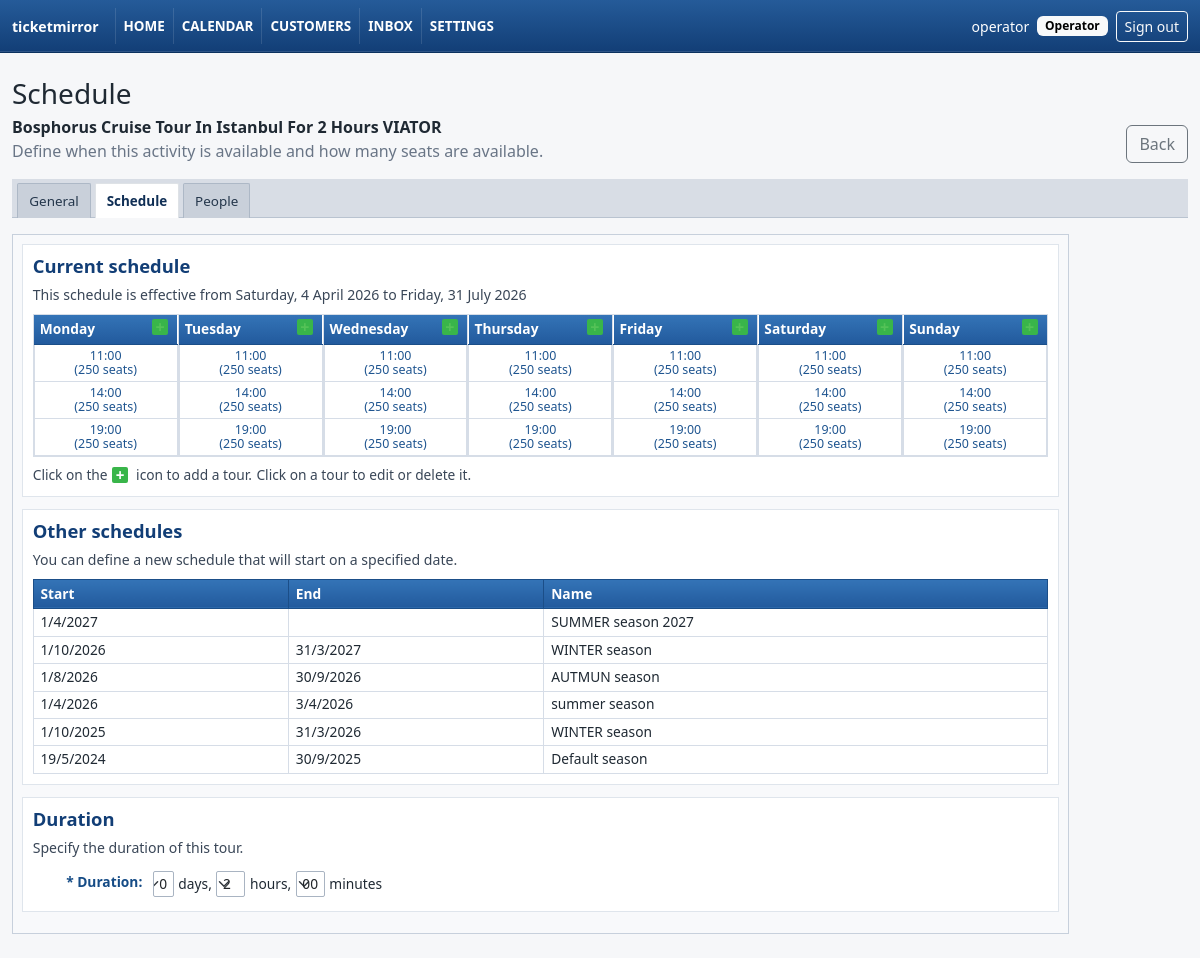
Screenshot of /settings/tours/1/?tab=scheduling (signed in) with the database file from the repository.
### apps/accounts/models.py (models this page shows, shortened)
class UserProfile(models.Model):
    class Role(models.TextChoices):
        ADMIN = "admin", "Admin"
        OPERATOR = "operator", "Operator"
        VIEWER = "viewer", "Viewer"
    user = models.OneToOneField(
        settings.AUTH_USER_MODEL,
        on_delete=models.CASCADE,
        related_name="profile",
    )
    role = models.CharField(max_length=20, choices=Role.choices, default=Role.VIEWER)
    created_at = models.DateTimeField(auto_now_add=True)
    updated_at = models.DateTimeField(auto_now=True)
    class Meta:
        ordering = ["user__username"]

### apps/bookings/models.py (models this page shows, shortened)
class TimeStampedModel(models.Model):
    created_at = models.DateTimeField(auto_now_add=True)
    updated_at = models.DateTimeField(auto_now=True)
    class Meta:
        abstract = True

class TourActivity(TimeStampedModel):
    class Category(models.TextChoices):
        CRUISE = "cruise", "Cruise"
        LAND_AND_CRUISE = "land_and_cruise", "Land and cruise"
        YACHT = "yacht", "Yacht"
        OTHER = "other", "Other"
    name = models.CharField(max_length=180, unique=True)
    internal_display_name = models.CharField(max_length=180, blank=True)
    active = models.BooleanField(default=True)
    category = models.CharField(
        max_length=40,
        choices=Category.choices,
        blank=True,
    )
    display_settings = models.JSONField(default=dict, blank=True)
    notes = models.TextField(blank=True)
    class Meta:
        ordering = ["name"]
        indexes = [
            models.Index(fields=["active"], name="activity_active_idx"),
            models.Index(
                fields=["category", "active"],
                name="activity_cat_active_idx",
            ),
        ]

class ActivityScheduleSlot(TimeStampedModel):
    class SlotType(models.TextChoices):
        FIXED_TIME = "fixed_time", "Fixed time"
        HALF_DAY = "half_day", "Half day"
        FULL_DAY = "full_day", "Full day"
        OPEN_TIME = "open_time", "Open time"
        PRIVATE_GROUP = "private_group", "Private group"
    schedule = models.ForeignKey(
        ActivitySchedule,
        on_delete=models.CASCADE,
        related_name="slots",
    )
    start_time = models.TimeField()
    end_time = models.TimeField(null=True, blank=True)
    duration_minutes = models.PositiveIntegerField()
    slot_type = models.CharField(max_length=30, choices=SlotType.choices)
    capacity = models.PositiveIntegerField()
    days_of_week = models.JSONField(default=list, blank=True)
    active = models.BooleanField(default=True)
    class Meta:
        ordering = ["schedule__activity__name", "schedule__schedule_kind", "start_time"]
        indexes = [
            models.Index(
                fields=["schedule", "active"],
                name="act_slot_sched_active_idx",
            ),
            models.Index(fields=["start_time"], name="activity_slot_start_idx"),
            models.Index(fields=["slot_type"], name="activity_slot_type_idx"),
        ]

class ActivitySchedule(TimeStampedModel):
    class ScheduleKind(models.TextChoices):
        CURRENT = "current", "Current"
        OTHER = "other", "Other"
    class RecurrenceMode(models.TextChoices):
        WEEKLY = "weekly", "Weekly"
        DATE_SPECIFIC = "date_specific", "Date specific"
        MANUAL = "manual", "Manual"
    activity = models.ForeignKey(
        TourActivity,
        on_delete=models.CASCADE,
        related_name="schedules",
    )
    schedule_kind = models.CharField(
        max_length=20,
        choices=ScheduleKind.choices,
        default=ScheduleKind.CURRENT,
    )
    name = models.CharField(max_length=120, blank=True)
    active = models.BooleanField(default=True)
    date_from = models.DateField(null=True, blank=True)
    date_to = models.DateField(null=True, blank=True)
    days_of_week = models.JSONField(default=list, blank=True)
    timezone = models.CharField(max_length=80, default=settings.TIME_ZONE)
    priority = models.PositiveIntegerField(default=100)
    recurrence_mode = models.CharField(
        max_length=30,
        choices=RecurrenceMode.choices,
        default=RecurrenceMode.WEEKLY,
    )
    notes = models.TextField(blank=True)
    class Meta:
        ordering = ["activity__name", "schedule_kind", "priority", "date_from"]
        indexes = [
            models.Index(
                fields=["activity", "schedule_kind"],
                name="activity_schedule_kind_idx",
            ),
            models.Index(
                fields=["date_from", "date_to"],
                name="activity_schedule_dates_idx",
            ),
            models.Index(fields=["active"], name="activity_schedule_active_idx"),
        ]

### apps/bookings/views.py (the view, shortened to what this page needs)
@viewer_required
def tour_activity_detail(request, activity_id):
    activity = get_object_or_404(TourActivity, id=activity_id)
    active_tab = request.GET.get("tab", "general")
    people_rule, _created = ActivityPeopleRule.objects.get_or_create(activity=activity)
    return render(
        request,
        "bookings/tour_activity_detail.html",
        _activity_context(request, activity=activity, active_tab=active_tab),
    )

### apps/bookings/forms.py (shortened to what this page needs)
class TourActivityForm(forms.ModelForm):
    visible_internally = forms.BooleanField(required=False, initial=True)
    show_in_calendar = forms.BooleanField(required=False, initial=True)
    show_in_reports = forms.BooleanField(required=False, initial=True)
    class Meta:
        model = TourActivity
        fields = [
            "name",
            "internal_display_name",
            "active",
            "category",
            "notes",
        ]
        widgets = {
            "notes": forms.Textarea(attrs={"rows": 4}),
        }
    def __init__(self, *args, **kwargs):
        super().__init__(*args, **kwargs)
        settings = self.instance.display_settings if self.instance.pk else {}
        for key, _label in DISPLAY_SETTING_FIELDS:
            self.fields[key].initial = settings.get(key, True)
            self.fields[key].widget.attrs["class"] = "form-check-input"
        for name, field in self.fields.items():
            if name not in {key for key, _label in DISPLAY_SETTING_FIELDS}:
                field.widget.attrs.setdefault("class", "form-control")
        self.fields["active"].widget.attrs["class"] = "form-check-input"

### apps/accounts/permissions.py (called while the page is built)
def is_admin(user) -> bool:
    if not user.is_authenticated:
        return False
    if user.is_superuser:
        return True
    profile = getattr(user, "profile", None)
    return bool(profile and profile.role == UserProfile.Role.ADMIN)

### apps/bookings/views.py (called while the page is built, shortened)
def _schedule_for_kind(activity, schedule_kind):
    if not activity:
        return None
    return (
        activity.schedules.filter(schedule_kind=schedule_kind)
        .order_by("priority", "id")
        .first()
    )

def _slot_form_for_editor(editor_type, editor_schedule, editor_slot, request):
    if editor_type != "slot" or not editor_schedule:
        return OperatorScheduleSlotForm()

def _slot_editor_day_index(request, slot):
    day = request.GET.get("day")
    if day not in {None, ""}:
        try:
            value = int(day)
        except ValueError:
            return 0
        return value if value in range(7) else 0
    if slot and slot.days_of_week:
        return slot.days_of_week[0]
    return 0

def _slot_editor_day_name(request, slot):
    day_names = [
        "Monday",
        "Tuesday",
        "Wednesday",
        "Thursday",
        "Friday",
        "Saturday",
        "Sunday",
    ]
    return day_names[_slot_editor_day_index(request, slot)]

def _bookeo_long_date(value):
    return f"{value:%A}, {value.day} {value:%B %Y}"

### apps/bookings/templates/bookings/tour_activity_detail.html (shortened to what this page needs)
{% extends "base/base.html" %}
{% block content %}
  <div class="d-flex flex-wrap justify-content-between align-items-end gap-3 mb-3">
    <div>
      {% if show_scheduling_tab %}
        <h1 class="h3 mb-1">Schedule</h1>
        <div class="fw-semibold">{{ activity.name }}</div>
        <div class="tm-muted">Define when this activity is available and how many seats are available.</div>
      {% else %}
        <h1 class="h3 mb-1">{% if activity %}{{ activity.name }}{% else %}New activity{% endif %}</h1>
        <div class="tm-muted">Settings / Tours & Activities</div>
      {% endif %}
    </div>
    <a class="btn btn-outline-secondary" href="{% url 'settings_tour_activities' %}">Back</a>
  </div>
  <ul class="nav nav-tabs tm-booking-tabs mb-3">
    <li class="nav-item"><a class="nav-link {% if active_tab == 'general' %}active{% endif %}" href="{% if activity %}{% url 'settings_tour_activity_detail' activity.id %}?tab=general{% else %}{% url 'settings_tour_activity_new' %}{% endif %}">General</a></li>
    {% if activity %}
      <li class="nav-item"><a class="nav-link {% if active_tab == 'scheduling' %}active{% endif %}" href="{% url 'settings_tour_activity_detail' activity.id %}?tab=scheduling">Schedule</a></li>
      <li class="nav-item"><a class="nav-link {% if active_tab == 'people' %}active{% endif %}" href="{% url 'settings_tour_activity_detail' activity.id %}?tab=people">People</a></li>
    {% endif %}
  </ul>
  {% if show_scheduling_tab %}
    {% url 'settings_tour_activity_detail' activity.id as detail_url %}
    <div class="tm-settings-shell">
      <div class="tm-bookeo-settings-page">
        <section class="tm-bookeo-fieldset" data-testid="current-schedule-section">
        <h2>Current schedule</h2>
        <p>{{ bookeo_current_schedule_effective_label }}</p>
        <div class="table-responsive">
          <table class="tm-week-grid tm-bookeo-week-grid" data-testid="weekly-schedule-grid">
            <tbody>
              <tr>
                {% for day in current_schedule_grid %}
                  <td>
                    <table>
                      <thead>
                        <tr>
                          <th>
                            {% if can_edit_activities and current_schedule %}
                              <a class="tm-bookeo-add" href="{{ detail_url }}?tab=scheduling&amp;add_slot={{ current_schedule.id }}&amp;day={{ day.index }}" title="Add a tour">+</a>
                            {% else %}
                              <span class="tm-bookeo-add">+</span>
                            {% endif %}
                            {{ day.name }}
                          </th>
                        </tr>
                      </thead>
                      <tbody>
                        {% for slot in day.slots %}
                          <tr>
                            <td>
                              {% if can_edit_activities %}
                                <a class="tm-bookeo-slot" href="{{ detail_url }}?tab=scheduling&amp;edit_slot={{ slot.id }}&amp;day={{ day.index }}" title="Edit">
                                  <span>{{ slot.start_time|time:"H:i" }}</span>
                                  <span>({{ slot.capacity }} seats)</span>
                                </a>
                              {% else %}
                                <span class="tm-bookeo-slot">
                                  <span>{{ slot.start_time|time:"H:i" }}</span>
                                  <span>({{ slot.capacity }} seats)</span>
                                </span>
                              {% endif %}
                            </td>
                          </tr>
                        {% endfor %}
                      </tbody>
                    </table>
                  </td>
                {% endfor %}
              </tr>
            </tbody>
          </table>
        </div>
        <div class="tm-bookeo-help">
          <span>Click on the</span>
          <span class="tm-bookeo-inline-plus">+</span>
          <span>icon to add a tour.</span>
          <span>Click on a tour to edit or delete it.</span>
        </div>
        </section>
        <section class="tm-bookeo-fieldset" data-testid="other-schedules-section">
        <h2>Other schedules</h2>
        <p>You can define a new schedule that will start on a specified date.</p>
        <div class="table-responsive">
          <table class="tm-bookeo-other-table">
            <thead>
              <tr>
                <th>Start</th>
                <th>End</th>
                <th>Name</th>
              </tr>
            </thead>
            <tbody>
              {% for row in other_schedules %}
                <tr data-href="{{ detail_url }}?tab=scheduling&amp;edit_schedule={{ row.schedule.id }}">
                  <td>{{ row.start|date:"j/n/Y" }}</td>
                  <td>{{ row.end|date:"j/n/Y" }}</td>
                  <td>{{ row.name }}</td>
                </tr>
              {% empty %}
                <tr><td colspan="3"></td></tr>
              {% endfor %}
            </tbody>
          </table>
        </div>
        </section>
        <section class="tm-bookeo-fieldset" data-testid="duration-section">
        <h2>Duration</h2>
        <p>Specify the duration of this tour.</p>
        <form id="duration-form" method="post">
          <table class="tm-bookeo-dialog-table">
            <tbody>
              <tr>
                <th>* Duration:</th>
                <td>
                  <span class="tm-duration-line">
                    {{ duration_form.days }} <span>days,</span>
                    {{ duration_form.hours }} <span>hours,</span>
                    {{ duration_form.minutes }} <span>minutes</span>
                  </span>
                </td>
              </tr>
            </tbody>
          </table>
        </form>
        </section>
      </div>
    </div>
  {% endif %}
{% endblock %}

### apps/core/templates/base/base.html (shortened to what this page needs)
{% load booking_extras %}
<!doctype html>
<html lang="en">
  <head>
    <link href="https://cdn.jsdelivr.net/npm/bootstrap@5.3.3/dist/css/bootstrap.min.css" rel="stylesheet">
  </head>
  <body>
    <nav class="navbar navbar-expand-lg tm-top-nav">
      <div class="container-fluid tm-shell">
        <a class="navbar-brand fw-semibold" href="{% url 'core:dashboard' %}">ticketmirror</a>
        {% if user.is_authenticated %}
          <div class="collapse navbar-collapse" id="mainNav">
            <div class="navbar-nav me-auto" data-testid="primary-nav">
              <a class="nav-link" href="{% url 'core:dashboard' %}">Home</a>
              <a class="nav-link" href="{% url 'bookings:daily' %}">Calendar</a>
              <a class="nav-link" href="{% url 'core:customers' %}">Customers</a>
              <a class="nav-link" href="{% url 'inbox' %}">Inbox</a>
              <a class="nav-link" href="{% url 'core:settings' %}">Settings</a>
            </div>
            <form method="post" action="{% url 'logout' %}" class="d-flex align-items-center gap-2">
              <span class="small">{{ user.username }}</span>
              {% if user.is_superuser %}
                <span class="badge text-bg-light">Admin</span>
              {% elif user.profile %}
                <span class="badge text-bg-light">{{ user.profile.get_role_display }}</span>
              {% endif %}
              <button class="btn btn-sm btn-outline-light" type="submit">Sign out</button>
            </form>
          </div>
        {% endif %}
      </div>
    </nav>
    <main class="container-fluid tm-shell py-4">
      {% block content %}{% endblock %}
    </main>
  </body>
</html>

### rows the page displays
TourActivity: name "Bosphorus Cruise Tour In Istanbul For 2 Hours VIATOR"
ActivityScheduleSlot: start_time "11:00", capacity "250"
ActivityScheduleSlot: start_time "14:00", capacity "250"
ActivityScheduleSlot: start_time "19:00", capacity "250"
ActivitySchedule: start "1/4/2027", name "SUMMER season 2027"
ActivitySchedule: start "1/10/2026", end "31/3/2027", name "WINTER season"
ActivitySchedule: start "1/8/2026", end "30/9/2026", name "AUTMUN season"
ActivitySchedule: start "1/4/2026", end "3/4/2026", name "summer season"
ActivitySchedule: start "1/10/2025", end "31/3/2026", name "WINTER season"
ActivitySchedule: start "19/5/2024", end "30/9/2025", name "Default season"

### other values shown
{{ user.username }} "operator"
{{ user.profile.get_role_display }} "Operator"
{{ bookeo_current_schedule_effective_label }} "This schedule is effective from Saturday, 4 April 2026 to Friday, 31 July 2026"
{{ day.name }} "Monday" "Tuesday" "Wednesday" "Thursday" "Friday" "Saturday" "Sunday"
